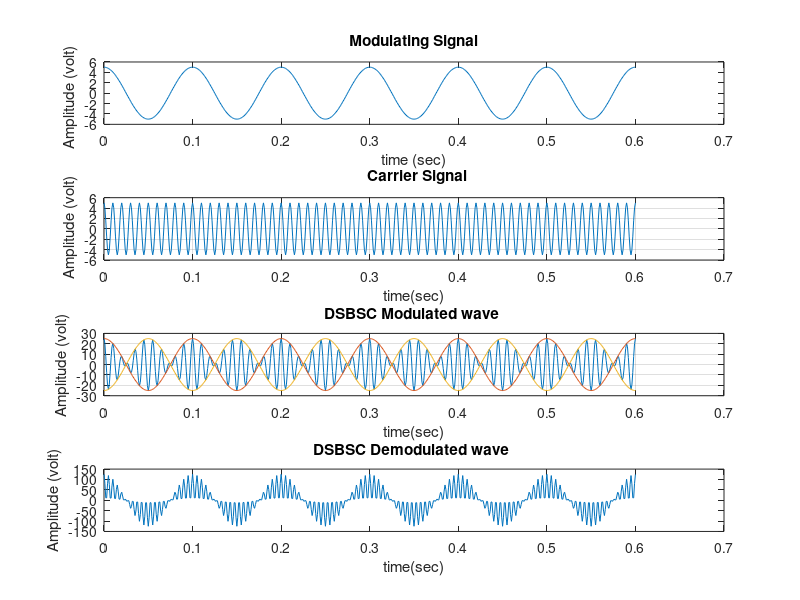

MATLAB code for this plot:
   % DSBSC Modulation and Demodulation

    clc;
	close all;
	clear all;
	m=1;
	Am=5;
	fm=10;
	Tm=1/fm;
	t=0:Tm/100:6*Tm;
	ym=Am*cos(2*pi*fm*t);
    
	subplot(4,1,1); 
	plot(t,ym)
	title ( 'Modulating Signal');
	xlabel ( ' time (sec) ');
	ylabel (' Amplitude (volt)   ');
	% carrier frequency
	Ac=Am/m;
	fc=fm*10;
	Tc=1/fc;
	yc=Ac*cos(2*pi*fc*t);
	subplot(4,1,2);
	plot(t,yc), grid on;
	title ( '  Carrier Signal');
	xlabel ( ' time(sec) ');
	ylabel (' Amplitude (volt)');

% for DSBSC Modulation
% ym=Am*cos(2*pi*fm*t);
% yc=Ac*cos(2*pi*fc*t);
	y=ym.*yc;
	subplot(4,1,3);
	plot(t,y);
	hold on;
	plot(t,Ac*(ym));
	hold on;
	plot (t,-Ac*(ym));
	axis;
	title ( 'DSBSC Modulated wave ');
	xlabel ( ' time(sec) ');
	ylabel (' Amplitude (volt) ');
	grid on;
    
	% For DSBSC Demodulation
% ym=Am*cos(2*pi*fm*t);
% yc=Ac*cos(2*pi*fc*t);
	z=y.*yc;
	subplot(4,1,4);
	plot(t,z);
	title ( 'DSBSC Demodulated wave ');
	xlabel ( ' time(sec) ');
	ylabel (' Amplitude (volt) ');